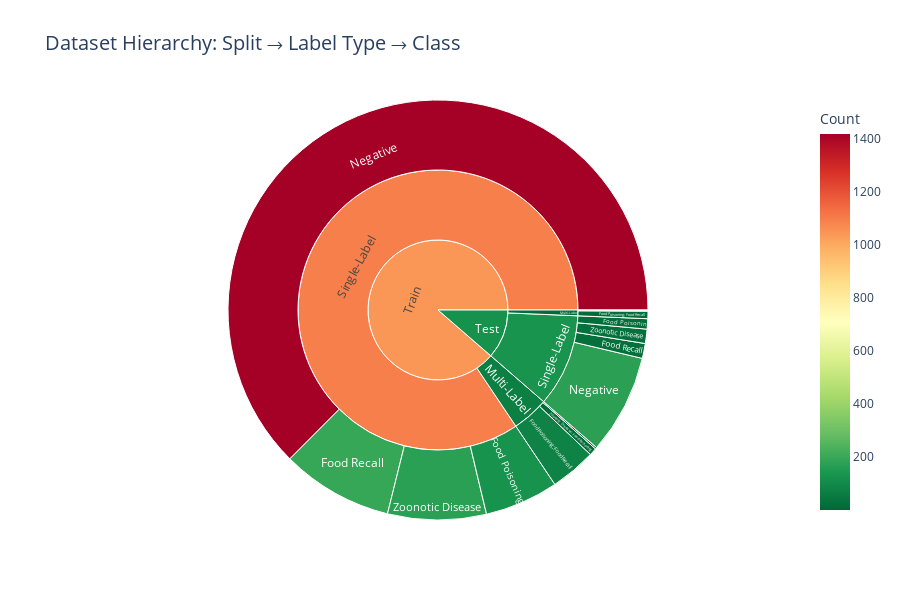

Write notebook code for a chart like this one.
### Code cell
# Sunburst chart: Split -> Label Type -> Class
sunburst_data = []

for split in ['train', 'test']:
    df_split = df_all[df_all['split'] == split]
    for is_multi in [True, False]:
        label_type = 'Multi-Label' if is_multi else 'Single-Label'
        df_subset = df_split[df_split['is_multilabel'] == is_multi]
        for label in df_subset['type'].unique():
            count = (df_subset['type'] == label).sum()
            sunburst_data.append({
                'Split': split.capitalize(),
                'LabelType': label_type,
                'Class': label,
                'Count': count
            })

df_sunburst = pd.DataFrame(sunburst_data)

fig = px.sunburst(
    df_sunburst,
    path=['Split', 'LabelType', 'Class'],
    values='Count',
    color='Count',
    color_continuous_scale='RdYlGn_r',
    title='Dataset Hierarchy: Split → Label Type → Class'
)

fig.update_layout(height=600, title_font_size=20)
fig.show()

### Figure 1 — Plotly figure (JSON) as saved in the notebook; plotly's stock layout.template omitted (floating-point values rounded to 4 significant figures)
{"data": [{"branchvalues": "total", "customdata": [[13.0], [80.0], [3.0], [1419.0], [172.0], [129.0], [195.0], [1.0], [13.0], [1.0], [174.0], [25.0], [18.0], [26.0], [68.52], [1095.0], [11.4], [131.3], [1046.0], [124.3]], "domain": {"x": [0, 1], "y": [0, 1]}, "hovertemplate": "labels=%{label}<br>Count_sum=%{value}<br>parent=%{parent}<br>id=%{id}<br>Count=%{color}<extra></extra>", "ids": ["Train/Multi-Label/Zoonotic Disease; Food Poisoning", "Train/Multi-Label/Food Poisoning; Food Recall", "Train/Multi-Label/Food Poisoning; Zoonotic Disease", "Train/Single-Label/Negative", "Train/Single-Label/Zoonotic Disease", "Train/Single-Label/Food Poisoning", "Train/Single-Label/Food Recall", "Test/Multi-Label/Zoonotic Disease; Food Poisoning", "Test/Multi-Label/Food Poisoning; Food Recall", "Test/Multi-Label/Food Poisoning; Zoonotic Disease", "Test/Single-Label/Negative", "Test/Single-Label/Zoonotic Disease", "Test/Single-Label/Food Poisoning", "Test/Single-Label/Food Recall", "Train/Multi-Label", "Train/Single-Label", "Test/Multi-Label", "Test/Single-Label", "Train", "Test"], "labels": ["Zoonotic Disease; Food Poisoning", "Food Poisoning; Food Recall", "Food Poisoning; Zoonotic Disease", "Negative", "Zoonotic Disease", "Food Poisoning", "Food Recall", "Zoonotic Disease; Food Poisoning", "Food Poisoning; Food Recall", "Food Poisoning; Zoonotic Disease", "Negative", "Zoonotic Disease", "Food Poisoning", "Food Recall", "Multi-Label", "Single-Label", "Multi-Label", "Single-Label", "Train", "Test"], "marker": {"coloraxis": "coloraxis", "colors": [13.0, 80.0, 3.0, 1419.0, 172.0, 129.0, 195.0, 1.0, 13.0, 1.0, 174.0, 25.0, 18.0, 26.0, 68.52, 1095.0, 11.4, 131.3, 1046.0, 124.3]}, "name": "", "parents": ["Train/Multi-Label", "Train/Multi-Label", "Train/Multi-Label", "Train/Single-Label", "Train/Single-Label", "Train/Single-Label", "Train/Single-Label", "Test/Multi-Label", "Test/Multi-Label", "Test/Multi-Label", "Test/Single-Label", "Test/Single-Label", "Test/Single-Label", "Test/Single-Label", "Train", "Train", "Test", "Test", "", ""], "type": "sunburst", "values": [13.0, 80.0, 3.0, 1419.0, 172.0, 129.0, 195.0, 1.0, 13.0, 1.0, 174.0, 25.0, 18.0, 26.0, 96.0, 1915.0, 15.0, 243.0, 2011.0, 258.0]}], "layout": {"coloraxis": {"colorbar": {"title": {"text": "Count"}}, "colorscale": [[0, "rgb(0,104,55)"], [0.1, "rgb(26,152,80)"], [0.2, "rgb(102,189,99)"], [0.3, "rgb(166,217,106)"], [0.4, "rgb(217,239,139)"], [0.5, "rgb(255,255,191)"], [0.6, "rgb(254,224,139)"], [0.7, "rgb(253,174,97)"], [0.8, "rgb(244,109,67)"], [0.9, "rgb(215,48,39)"], [1, "rgb(165,0,38)"]]}, "height": 600, "legend": {"tracegroupgap": 0}, "title": {"font": {"size": 20}, "text": "Dataset Hierarchy: Split → Label Type → Class"}}}
